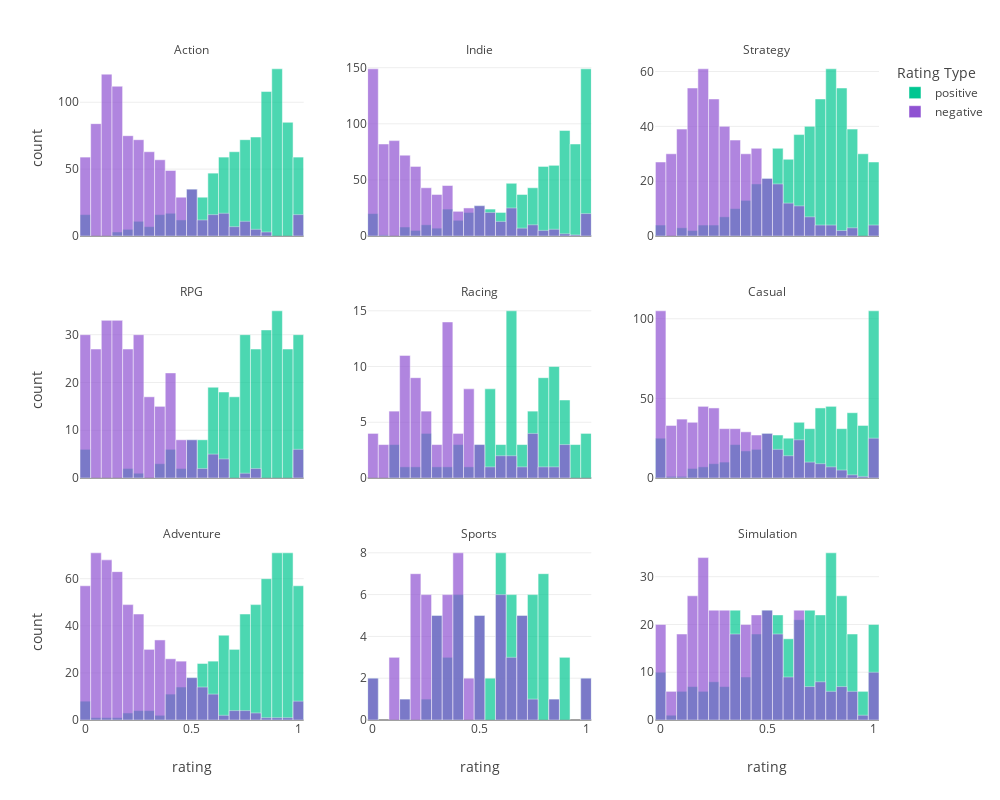

Notebook code cell kept with this figure:
### Code cell
df4['rating type'] = df4['rating type'].astype('category') #cast data type

#plot facet histograms group by the type of ratings using plotly express
fig = px.histogram(df4, x="rating", color="rating type", nbins=33,
                   color_discrete_map = {'positive':'#00C691','negative':'#8F52D2'},
                   barmode="overlay", #show both bins even when overlaped
                   opacity=0.7,
                   facet_col='genres',
                   facet_col_wrap=3,
                   facet_row_spacing=0.1, 
                    facet_col_spacing=0.08,
                    height=800, width=1000)

#fig.update_traces(hovertemplate='GDP: %{x} <br>Life Expectancy: %{y}')
fig.update_yaxes(matches=None)
fig.update_xaxes(matches=None)
fig.for_each_yaxis(lambda yaxis: yaxis.update(showticklabels=True))
fig.for_each_annotation(lambda a: a.update(text=a.text.split("=")[-1]))
fig.update_layout(legend_title_text='Rating Type')
fig.update_traces(marker_line_width=0.5,marker_line_color="white")
fig.show()

import plotly.offline as pyo
pyo.plot(fig, filename='dis_plot.html')

### Figure 1 — Plotly figure (JSON) as saved in the notebook; plotly's stock layout.template omitted (floating-point values rounded to 4 significant figures; data arrays with more than 128 entries replaced by an {"elided": "..."} marker saying what was removed)
{"data": [{"alignmentgroup": "True", "bingroup": "x", "hovertemplate": "rating type=positive<br>genres=Action<br>rating=%{x}<br>count=%{y}<extra></extra>", "legendgroup": "positive", "marker": {"color": "#00C691", "line": {"color": "white", "width": 0.5}, "opacity": 0.7, "pattern": {"shape": ""}}, "name": "positive", "nbinsx": 33, "offsetgroup": "positive", "orientation": "v", "showlegend": true, "type": "histogram", "x": {"elided": "843 float values"}, "xaxis": "x7", "yaxis": "y7"}, {"alignmentgroup": "True", "bingroup": "x", "hovertemplate": "rating type=positive<br>genres=Indie<br>rating=%{x}<br>count=%{y}<extra></extra>", "legendgroup": "positive", "marker": {"color": "#00C691", "line": {"color": "white", "width": 0.5}, "opacity": 0.7, "pattern": {"shape": ""}}, "name": "positive", "nbinsx": 33, "offsetgroup": "positive", "orientation": "v", "showlegend": false, "type": "histogram", "x": {"elided": "759 float values"}, "xaxis": "x8", "yaxis": "y8"}, {"alignmentgroup": "True", "bingroup": "x", "hovertemplate": "rating type=positive<br>genres=Strategy<br>rating=%{x}<br>count=%{y}<extra></extra>", "legendgroup": "positive", "marker": {"color": "#00C691", "line": {"color": "white", "width": 0.5}, "opacity": 0.7, "pattern": {"shape": ""}}, "name": "positive", "nbinsx": 33, "offsetgroup": "positive", "orientation": "v", "showlegend": false, "type": "histogram", "x": {"elided": "485 float values"}, "xaxis": "x9", "yaxis": "y9"}, {"alignmentgroup": "True", "bingroup": "x", "hovertemplate": "rating type=positive<br>genres=RPG<br>rating=%{x}<br>count=%{y}<extra></extra>", "legendgroup": "positive", "marker": {"color": "#00C691", "line": {"color": "white", "width": 0.5}, "opacity": 0.7, "pattern": {"shape": ""}}, "name": "positive", "nbinsx": 33, "offsetgroup": "positive", "orientation": "v", "showlegend": false, "type": "histogram", "x": {"elided": "270 float values"}, "xaxis": "x4", "yaxis": "y4"}, {"alignmentgroup": "True", "bingroup": "x", "hovertemplate": "rating type=positive<br>genres=Racing<br>rating=%{x}<br>count=%{y}<extra></extra>", "legendgroup": "positive", "marker": {"color": "#00C691", "line": {"color": "white", "width": 0.5}, "opacity": 0.7, "pattern": {"shape": ""}}, "name": "positive", "nbinsx": 33, "offsetgroup": "positive", "orientation": "v", "showlegend": false, "type": "histogram", "x": [0.9407, 0.7809, 0.6636, 0.7346, 0.6667, 0.914, 0.435, 0.946, 0.4048, 0.8287, 0.869, 0.8331, 0.6882, 0.5102, 0.2703, 0.625, 0.8886, 0.8675, 0.7263, 0.7802, 0.8308, 0.7983, 0.9167, 0.5725, 0.8043, 0.63, 0.8166, 0.134, 0.5459, 0.7622, 0.7945, 0.5714, 0.6498, 0.7384, 0.6388, 0.1111, 0.7875, 0.8475, 0.6087, 0.8179, 0.8725, 0.2353, 0.3333, 0.2857, 0.85, 0.5264, 0.8806, 0.877, 0.1, 0.7057, 0.5833, 0.1905, 0.7, 0.5142, 0.6529, 0.6575, 0.8786, 0.5758, 0.1111, 0.8734, 0.2668, 0.6667, 0.25, 0.375, 0.875, 0.5667, 0.4803, 0.6561, 0.6667, 0.6667, 0.5435, 0.4, 0.6579, 0.9429, 0.6667, 0.5294, 0.75, 0.5312, 1, 1, 0.6643, 0.8696, 0.75, 1, 0.78, 1], "xaxis": "x5", "yaxis": "y5"}, {"alignmentgroup": "True", "bingroup": "x", "hovertemplate": "rating type=positive<br>genres=Casual<br>rating=%{x}<br>count=%{y}<extra></extra>", "legendgroup": "positive", "marker": {"color": "#00C691", "line": {"color": "white", "width": 0.5}, "opacity": 0.7, "pattern": {"shape": ""}}, "name": "positive", "nbinsx": 33, "offsetgroup": "positive", "orientation": "v", "showlegend": false, "type": "histogram", "x": {"elided": "560 float values"}, "xaxis": "x6", "yaxis": "y6"}, {"alignmentgroup": "True", "bingroup": "x", "hovertemplate": "rating type=positive<br>genres=Adventure<br>rating=%{x}<br>count=%{y}<extra></extra>", "legendgroup": "positive", "marker": {"color": "#00C691", "line": {"color": "white", "width": 0.5}, "opacity": 0.7, "pattern": {"shape": ""}}, "name": "positive", "nbinsx": 33, "offsetgroup": "positive", "orientation": "v", "showlegend": false, "type": "histogram", "x": {"elided": "535 float values"}, "xaxis": "x", "yaxis": "y"}, {"alignmentgroup": "True", "bingroup": "x", "hovertemplate": "rating type=positive<br>genres=Sports<br>rating=%{x}<br>count=%{y}<extra></extra>", "legendgroup": "positive", "marker": {"color": "#00C691", "line": {"color": "white", "width": 0.5}, "opacity": 0.7, "pattern": {"shape": ""}}, "name": "positive", "nbinsx": 33, "offsetgroup": "positive", "orientation": "v", "showlegend": false, "type": "histogram", "x": [0.641, 0.5833, 0.3721, 0.5972, 0.6176, 0.2821, 0.6471, 0.7358, 0.794, 0.7778, 0.3, 0.7333, 0.6973, 0.5802, 0.5, 0.5279, 0.5, 0.4184, 0, 0.7407, 0.5333, 0.7013, 0.7333, 0.6207, 0.8016, 0.6038, 1, 0.8095, 0.8182, 0.5143, 0.72, 0.8788, 0.8151, 0.4773, 0.5, 0.3333, 0.3333, 0.6667, 0.1429, 0.4, 0.6, 0.75, 0.2831, 0.2857, 0.25, 0.6276, 0.4085, 0.6634, 0.2857, 0.6959, 0.4221, 1, 0.9182, 0.8333, 0.6667, 0.6, 0.9048, 0.4, 0.3991, 0.8, 0.75, 0.6823, 0], "xaxis": "x2", "yaxis": "y2"}, {"alignmentgroup": "True", "bingroup": "x", "hovertemplate": "rating type=positive<br>genres=Simulation<br>rating=%{x}<br>count=%{y}<extra></extra>", "legendgroup": "positive", "marker": {"color": "#00C691", "line": {"color": "white", "width": 0.5}, "opacity": 0.7, "pattern": {"shape": ""}}, "name": "positive", "nbinsx": 33, "offsetgroup": "positive", "orientation": "v", "showlegend": false, "type": "histogram", "x": {"elided": "328 float values"}, "xaxis": "x3", "yaxis": "y3"}, {"alignmentgroup": "True", "bingroup": "x", "hovertemplate": "rating type=negative<br>genres=Action<br>rating=%{x}<br>count=%{y}<extra></extra>", "legendgroup": "negative", "marker": {"color": "#8F52D2", "line": {"color": "white", "width": 0.5}, "opacity": 0.7, "pattern": {"shape": ""}}, "name": "negative", "nbinsx": 33, "offsetgroup": "negative", "orientation": "v", "showlegend": true, "type": "histogram", "x": {"elided": "843 float values"}, "xaxis": "x7", "yaxis": "y7"}, {"alignmentgroup": "True", "bingroup": "x", "hovertemplate": "rating type=negative<br>genres=Indie<br>rating=%{x}<br>count=%{y}<extra></extra>", "legendgroup": "negative", "marker": {"color": "#8F52D2", "line": {"color": "white", "width": 0.5}, "opacity": 0.7, "pattern": {"shape": ""}}, "name": "negative", "nbinsx": 33, "offsetgroup": "negative", "orientation": "v", "showlegend": false, "type": "histogram", "x": {"elided": "759 float values"}, "xaxis": "x8", "yaxis": "y8"}, {"alignmentgroup": "True", "bingroup": "x", "hovertemplate": "rating type=negative<br>genres=Strategy<br>rating=%{x}<br>count=%{y}<extra></extra>", "legendgroup": "negative", "marker": {"color": "#8F52D2", "line": {"color": "white", "width": 0.5}, "opacity": 0.7, "pattern": {"shape": ""}}, "name": "negative", "nbinsx": 33, "offsetgroup": "negative", "orientation": "v", "showlegend": false, "type": "histogram", "x": {"elided": "485 float values"}, "xaxis": "x9", "yaxis": "y9"}, {"alignmentgroup": "True", "bingroup": "x", "hovertemplate": "rating type=negative<br>genres=RPG<br>rating=%{x}<br>count=%{y}<extra></extra>", "legendgroup": "negative", "marker": {"color": "#8F52D2", "line": {"color": "white", "width": 0.5}, "opacity": 0.7, "pattern": {"shape": ""}}, "name": "negative", "nbinsx": 33, "offsetgroup": "negative", "orientation": "v", "showlegend": false, "type": "histogram", "x": {"elided": "270 float values"}, "xaxis": "x4", "yaxis": "y4"}, {"alignmentgroup": "True", "bingroup": "x", "hovertemplate": "rating type=negative<br>genres=Racing<br>rating=%{x}<br>count=%{y}<extra></extra>", "legendgroup": "negative", "marker": {"color": "#8F52D2", "line": {"color": "white", "width": 0.5}, "opacity": 0.7, "pattern": {"shape": ""}}, "name": "negative", "nbinsx": 33, "offsetgroup": "negative", "orientation": "v", "showlegend": false, "type": "histogram", "x": [0.05933, 0.2191, 0.3364, 0.2654, 0.3333, 0.08599, 0.565, 0.05403, 0.5952, 0.1713, 0.131, 0.1669, 0.3118, 0.4898, 0.7297, 0.375, 0.1114, 0.1325, 0.2737, 0.2198, 0.1692, 0.2017, 0.08333, 0.4275, 0.1957, 0.37, 0.1834, 0.866, 0.4541, 0.2378, 0.2055, 0.4286, 0.3502, 0.2616, 0.3612, 0.8889, 0.2125, 0.1525, 0.3913, 0.1821, 0.1275, 0.7647, 0.6667, 0.7143, 0.15, 0.4736, 0.1194, 0.123, 0.9, 0.2943, 0.4167, 0.8095, 0.3, 0.4858, 0.3471, 0.3425, 0.1214, 0.4242, 0.8889, 0.1266, 0.7332, 0.3333, 0.75, 0.625, 0.125, 0.4333, 0.5197, 0.3439, 0.3333, 0.3333, 0.4565, 0.6, 0.3421, 0.05714, 0.3333, 0.4706, 0.25, 0.4688, 0, 0, 0.3357, 0.1304, 0.25, 0, 0.22, 0], "xaxis": "x5", "yaxis": "y5"}, {"alignmentgroup": "True", "bingroup": "x", "hovertemplate": "rating type=negative<br>genres=Casual<br>rating=%{x}<br>count=%{y}<extra></extra>", "legendgroup": "negative", "marker": {"color": "#8F52D2", "line": {"color": "white", "width": 0.5}, "opacity": 0.7, "pattern": {"shape": ""}}, "name": "negative", "nbinsx": 33, "offsetgroup": "negative", "orientation": "v", "showlegend": false, "type": "histogram", "x": {"elided": "560 float values"}, "xaxis": "x6", "yaxis": "y6"}, {"alignmentgroup": "True", "bingroup": "x", "hovertemplate": "rating type=negative<br>genres=Adventure<br>rating=%{x}<br>count=%{y}<extra></extra>", "legendgroup": "negative", "marker": {"color": "#8F52D2", "line": {"color": "white", "width": 0.5}, "opacity": 0.7, "pattern": {"shape": ""}}, "name": "negative", "nbinsx": 33, "offsetgroup": "negative", "orientation": "v", "showlegend": false, "type": "histogram", "x": {"elided": "535 float values"}, "xaxis": "x", "yaxis": "y"}, {"alignmentgroup": "True", "bingroup": "x", "hovertemplate": "rating type=negative<br>genres=Sports<br>rating=%{x}<br>count=%{y}<extra></extra>", "legendgroup": "negative", "marker": {"color": "#8F52D2", "line": {"color": "white", "width": 0.5}, "opacity": 0.7, "pattern": {"shape": ""}}, "name": "negative", "nbinsx": 33, "offsetgroup": "negative", "orientation": "v", "showlegend": false, "type": "histogram", "x": [0.359, 0.4167, 0.6279, 0.4028, 0.3824, 0.7179, 0.3529, 0.2642, 0.206, 0.2222, 0.7, 0.2667, 0.3027, 0.4198, 0.5, 0.4721, 0.5, 0.5816, 1, 0.2593, 0.4667, 0.2987, 0.2667, 0.3793, 0.1984, 0.3962, 0, 0.1905, 0.1818, 0.4857, 0.28, 0.1212, 0.1849, 0.5227, 0.5, 0.6667, 0.6667, 0.3333, 0.8571, 0.6, 0.4, 0.25, 0.7169, 0.7143, 0.75, 0.3724, 0.5915, 0.3366, 0.7143, 0.3041, 0.5779, 0, 0.08182, 0.1667, 0.3333, 0.4, 0.09524, 0.6, 0.6009, 0.2, 0.25, 0.3177, 1], "xaxis": "x2", "yaxis": "y2"}, {"alignmentgroup": "True", "bingroup": "x", "hovertemplate": "rating type=negative<br>genres=Simulation<br>rating=%{x}<br>count=%{y}<extra></extra>", "legendgroup": "negative", "marker": {"color": "#8F52D2", "line": {"color": "white", "width": 0.5}, "opacity": 0.7, "pattern": {"shape": ""}}, "name": "negative", "nbinsx": 33, "offsetgroup": "negative", "orientation": "v", "showlegend": false, "type": "histogram", "x": {"elided": "328 float values"}, "xaxis": "x3", "yaxis": "y3"}], "layout": {"annotations": [{"font": {}, "showarrow": false, "text": "Adventure", "x": 0.14, "xanchor": "center", "xref": "paper", "y": 0.2667, "yanchor": "bottom", "yref": "paper"}, {"font": {}, "showarrow": false, "text": "Sports", "x": 0.5, "xanchor": "center", "xref": "paper", "y": 0.2667, "yanchor": "bottom", "yref": "paper"}, {"font": {}, "showarrow": false, "text": "Simulation", "x": 0.86, "xanchor": "center", "xref": "paper", "y": 0.2667, "yanchor": "bottom", "yref": "paper"}, {"font": {}, "showarrow": false, "text": "RPG", "x": 0.14, "xanchor": "center", "xref": "paper", "y": 0.6333, "yanchor": "bottom", "yref": "paper"}, {"font": {}, "showarrow": false, "text": "Racing", "x": 0.5, "xanchor": "center", "xref": "paper", "y": 0.6333, "yanchor": "bottom", "yref": "paper"}, {"font": {}, "showarrow": false, "text": "Casual", "x": 0.86, "xanchor": "center", "xref": "paper", "y": 0.6333, "yanchor": "bottom", "yref": "paper"}, {"font": {}, "showarrow": false, "text": "Action", "x": 0.14, "xanchor": "center", "xref": "paper", "y": 1, "yanchor": "bottom", "yref": "paper"}, {"font": {}, "showarrow": false, "text": "Indie", "x": 0.5, "xanchor": "center", "xref": "paper", "y": 1, "yanchor": "bottom", "yref": "paper"}, {"font": {}, "showarrow": false, "text": "Strategy", "x": 0.86, "xanchor": "center", "xref": "paper", "y": 1, "yanchor": "bottom", "yref": "paper"}], "barmode": "overlay", "height": 800, "legend": {"title": {"text": "Rating Type"}, "tracegroupgap": 0}, "margin": {"t": 60}, "width": 1000, "xaxis": {"anchor": "y", "domain": [0, 0.28], "title": {"text": "rating"}}, "xaxis2": {"anchor": "y2", "domain": [0.36, 0.64], "title": {"text": "rating"}}, "xaxis3": {"anchor": "y3", "domain": [0.72, 1], "title": {"text": "rating"}}, "xaxis4": {"anchor": "y4", "domain": [0, 0.28], "showticklabels": false}, "xaxis5": {"anchor": "y5", "domain": [0.36, 0.64], "showticklabels": false}, "xaxis6": {"anchor": "y6", "domain": [0.72, 1], "showticklabels": false}, "xaxis7": {"anchor": "y7", "domain": [0, 0.28], "showticklabels": false}, "xaxis8": {"anchor": "y8", "domain": [0.36, 0.64], "showticklabels": false}, "xaxis9": {"anchor": "y9", "domain": [0.72, 1], "showticklabels": false}, "yaxis": {"anchor": "x", "domain": [0, 0.2667], "showticklabels": true, "title": {"text": "count"}}, "yaxis2": {"anchor": "x2", "domain": [0, 0.2667], "showticklabels": true}, "yaxis3": {"anchor": "x3", "domain": [0, 0.2667], "showticklabels": true}, "yaxis4": {"anchor": "x4", "domain": [0.3667, 0.6333], "showticklabels": true, "title": {"text": "count"}}, "yaxis5": {"anchor": "x5", "domain": [0.3667, 0.6333], "showticklabels": true}, "yaxis6": {"anchor": "x6", "domain": [0.3667, 0.6333], "showticklabels": true}, "yaxis7": {"anchor": "x7", "domain": [0.7333, 1], "showticklabels": true, "title": {"text": "count"}}, "yaxis8": {"anchor": "x8", "domain": [0.7333, 1], "showticklabels": true}, "yaxis9": {"anchor": "x9", "domain": [0.7333, 1], "showticklabels": true}}}
